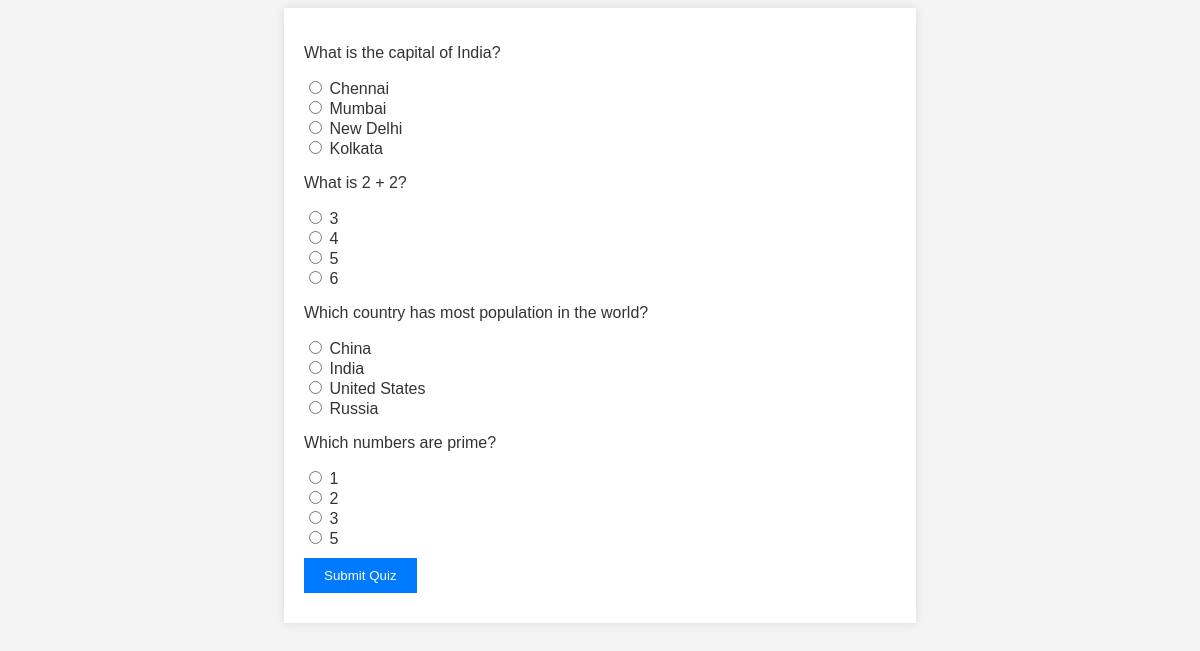
The page /quiz on the database its author committed.
### tables this page shows
CREATE TABLE questions
                   (id INTEGER PRIMARY KEY AUTOINCREMENT,
                    question TEXT NOT NULL,
                    option1 TEXT NOT NULL,
                    option2 TEXT NOT NULL,
                    option3 TEXT NOT NULL,
                    option4 TEXT NOT NULL,
                    correct_options TEXT NOT NULL);

### app.py (the view)
@app.route('/quiz')
def quiz():
    conn = get_db()
    cur = conn.cursor()
    cur.execute('SELECT * FROM questions')
    questions = cur.fetchall()
    conn.close()
    return render_template('quiz.html', questions=questions)

### app.py (called while the page is built)
def get_db():
    conn = sqlite3.connect(DATABASE)
    conn.row_factory = sqlite3.Row
    return conn

### templates/quiz.html (shortened to what this page needs)
<!DOCTYPE html>
<html lang="en">
<head>
    <link rel="stylesheet" href="{{ url_for('static', filename='style.css') }}">
</head>
<body>
    <div class="container">
        <form action="{{ url_for('submit') }}" method="POST">
            {% for question in questions %}
                <div class="question">
                    <p>{{ question.question }}</p>
                    <label><input type="radio" name="{{ question.id }}" value="1"> {{ question.option1 }}</label><br>
                    <label><input type="radio" name="{{ question.id }}" value="2"> {{ question.option2 }}</label><br>
                    <label><input type="radio" name="{{ question.id }}" value="3"> {{ question.option3 }}</label><br>
                    <label><input type="radio" name="{{ question.id }}" value="4"> {{ question.option4 }}</label><br>
                </div>
            {% endfor %}
            <button type="submit" class="submit-btn">Submit Quiz</button>
        </form>
    </div>
</body>
</html>

### static/style.css (style rules this page uses)
body { font-family: Arial, sans-serif; background-color: #f4f4f4; color: #333; }
.container { width: 50%; margin: 0 auto; background-color: #fff; padding: 20px; box-shadow: 0 0 10px rgba(0, 0, 0, 0.1); }
.start-btn, .submit-btn, .home-btn, .question-btn { display: inline-block; padding: 10px 20px; margin: 10px 0; background-color: #007bff; color: white; text-align: center; border: none; cursor: pointer; text-decoration: none; }

### rows shown on the page
questions: question "What is the capital of India?", option1 "Chennai", option2 "Mumbai", option3 "New Delhi", option4 "Kolkata"
questions: question "What is 2 + 2?", option1 "3", option2 "4", option3 "5", option4 "6"
questions: question "Which country has most population in the world?", option1 "China", option2 "India", option3 "United States", option4 "Russia"
questions: question "Which numbers are prime?", option1 "1", option2 "2", option3 "3", option4 "5"
